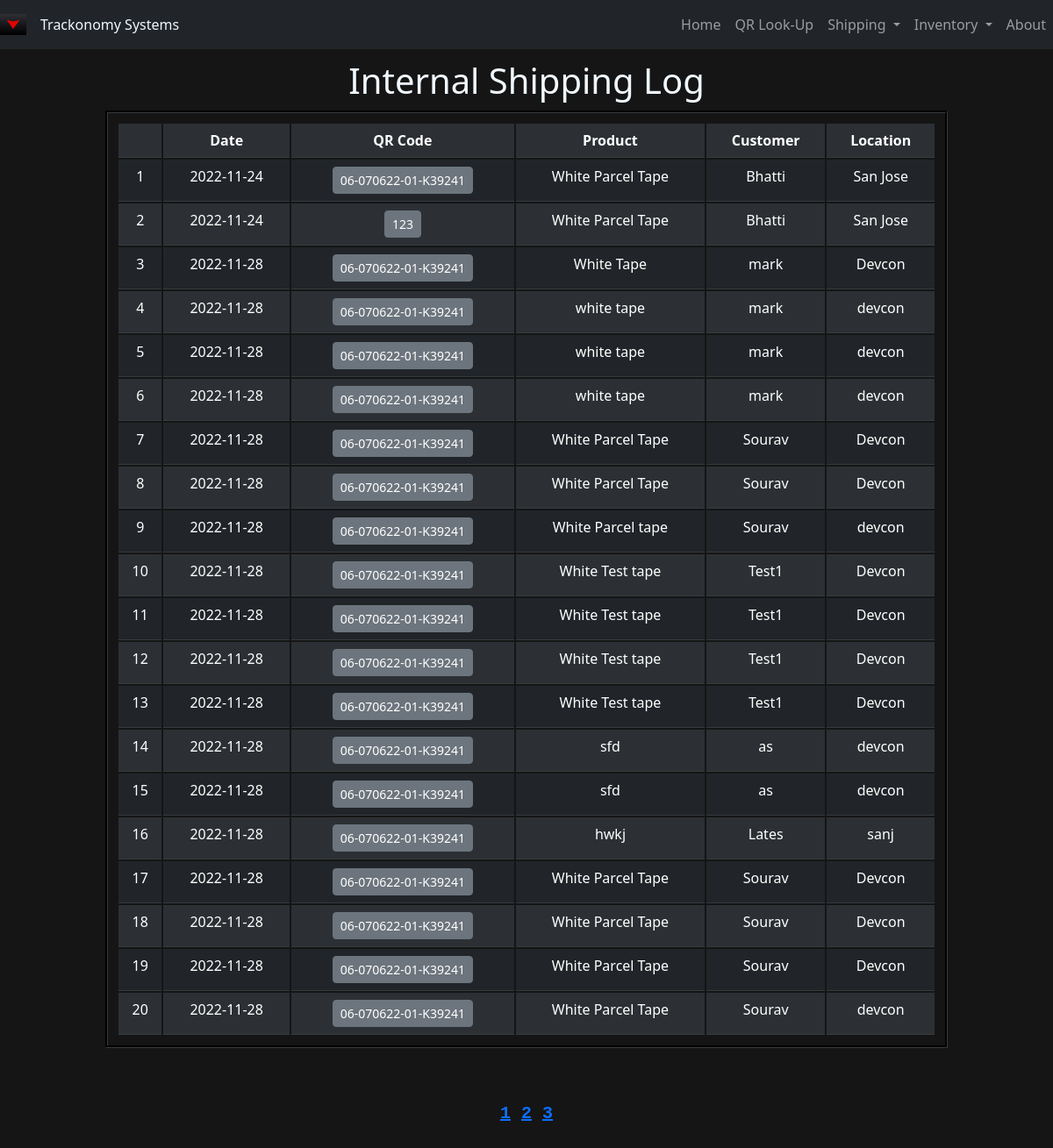
/intShip/intShipLog/1, run on the app's committed database.
### project_files/models.py (models this page shows, shortened)
class IntShipLogModel(db.Model):
    __tablename__ = 'IntShipLogModel'
    id = db.Column(db.Integer, primary_key=True)
    tstamp = db.Column(db.Text)
    customer = db.Column(db.Text)
    location = db.Column(db.Text)
    productName = db.Column(db.Text)
    qrCode = db.Column(db.Text)

### project_files/Internal_Shipping/views.py (the view)
@intShip_blueprints.route('/intShipLog/<int:pageNum>', methods = ['GET', 'POST'])
def intShipLog(pageNum):
    log = IntShipLogModel.query.paginate(page = pageNum, per_page=20, error_out = True)
    return render_template("intShipLog.html", log=log)

### project_files/Internal_Shipping/templates/Internal_Shipping/intShipLog.html
{% extends 'homepage.html' %}
{% block content %}
<div class="jumbotron">
    <h1 class="display- 2"> Internal Shipping Log</h1>
</div>
<table id = "intShipLogTable" class="table table-striped table-dark">
    <tr>
        <th></th>
        <th>Date</th>
        <th>QR Code</th>
        <th>Product</th>
        <th>Customer</th>
        <th>Location</th>
    </tr>
    {% for item in log.items %}
        <tr>
            <td>{{item.id}}</td>
            <td>{{item.tstamp}}</td>
            <td><a href="{{url_for('intShip.intShipDetails', qrCode = item.qrCode )}}" type='button' class='btn btn-secondary btn-sm' >{{item.qrCode}}</a></td>
            <td>{{item.productName}}</td>
            <td>{{item.customer}}</td>
            <td>{{item.location}}</td>
        </tr>
    {% endfor %}
</table>
<div class="pageNum">
    {% for page_Num in log.iter_pages()  %}
        {% if page_Num %}
            <a href="{{url_for('intShip.intShipLog', pageNum = page_Num)}}">{{ page_Num }}</a>
        {% else %}
            ....
        {% endif %}
    {% endfor %}
</div>
{% endblock content %}

### project_files/templates/homepage.html (shortened to what this page needs)
<html lang="en">
<head>
    <link rel="stylesheet" href="{{ url_for('static', filename='css/main.css') }}">
    <link rel="stylesheet" href="https://cdn.jsdelivr.net/npm/bootstrap@5.2.2/dist/css/bootstrap.min.css">
</head>
<body class='homepageBody'>
    <nav class="navbar sticky-top mr-auto ms-auto navbar-expand-lg navbar-dark bg-dark" id="navbar">
        <a class="navbar-brand" href="https://trackonomysystems.com/" target="_blank"><img src="{{url_for('static', filename="Images/0.jpg")}}" alt="" width="30" height="24"></a>
        <span>Trackonomy Systems</span>
        <div class="collapse navbar-collapse" id="navbarSupportedContent">
            <ul class="navbar-nav mr-auto ms-auto">
                <li class="nav-item active">
                    <a class="nav-link" href="{{url_for('homepage')}}">Home</a>
                </li>
                <li class="nav-item active">
                    <a class="nav-link" href="{{url_for('QrCodeData.qrCodeLookup')}}">QR Look-Up</span></a>
                </li>
                <li class="nav-item dropdown">
                    <a class="nav-link dropdown-toggle" href="#" id="navbarDropdownMenuLink" role="button" data-bs-toggle="dropdown" aria-expanded="false">
                      Shipping
                    </a>
                </li>
                <li class="nav-item dropdown">
                    <a class="nav-link dropdown-toggle" href="#" id="navbarDropdownMenuLink" role="button" data-bs-toggle="dropdown" aria-expanded="false">
                      Inventory
                    </a>
                </li>
                <li class="nav-item active">
                    <a class="nav-link" href="#">About</a>
                </li>
            </ul>
        </div>
    </nav>
    {% block content %}{% endblock content %}
</body>
</html>

### project_files/static/css/main.css (style rules this page uses)
.homepageBody { border: 1rem; background-color: #151515; color:aliceblue ; }
.Jumbotron { margin-top: 1%; text-align: center; position: sticky; }
#intShipLogTable { text-align: center; border-collapse: separate; border-style: groove; width: 80%; margin: 10px 10% 5% 10%; padding: 10px; }
.pageNum { text-align: center; font-family: monospace; font-weight: bold; font-size: 20px; margin-top: 10px; margin-bottom: 10%; }

### data on the page
IntShipLogModel: id "1", tstamp "2022-11-24", qrCode "06-070622-01-K39241", productName "White Parcel Tape", customer "Bhatti", location "San Jose"
IntShipLogModel: id "2", tstamp "2022-11-24", qrCode "123", productName "White Parcel Tape", customer "Bhatti", location "San Jose"
IntShipLogModel: id "3", tstamp "2022-11-28", qrCode "06-070622-01-K39241", productName "White Tape", customer "mark", location "Devcon"
IntShipLogModel: id "4", tstamp "2022-11-28", qrCode "06-070622-01-K39241", productName "white tape", customer "mark", location "devcon"
IntShipLogModel: id "5", tstamp "2022-11-28", qrCode "06-070622-01-K39241", productName "white tape", customer "mark", location "devcon"
IntShipLogModel: id "6", tstamp "2022-11-28", qrCode "06-070622-01-K39241", productName "white tape", customer "mark", location "devcon"
IntShipLogModel: id "7", tstamp "2022-11-28", qrCode "06-070622-01-K39241", productName "White Parcel Tape", customer "Sourav", location "Devcon"
IntShipLogModel: id "8", tstamp "2022-11-28", qrCode "06-070622-01-K39241", productName "White Parcel Tape", customer "Sourav", location "Devcon"
IntShipLogModel: id "9", tstamp "2022-11-28", qrCode "06-070622-01-K39241", productName "White Parcel tape", customer "Sourav", location "devcon"
IntShipLogModel: id "10", tstamp "2022-11-28", qrCode "06-070622-01-K39241", productName "White Test tape", customer "Test1", location "Devcon"
IntShipLogModel: id "11", tstamp "2022-11-28", qrCode "06-070622-01-K39241", productName "White Test tape", customer "Test1", location "Devcon"
IntShipLogModel: id "12", tstamp "2022-11-28", qrCode "06-070622-01-K39241", productName "White Test tape", customer "Test1", location "Devcon"
IntShipLogModel: id "13", tstamp "2022-11-28", qrCode "06-070622-01-K39241", productName "White Test tape", customer "Test1", location "Devcon"
IntShipLogModel: id "14", tstamp "2022-11-28", qrCode "06-070622-01-K39241", productName "sfd", customer "as", location "devcon"
IntShipLogModel: id "15", tstamp "2022-11-28", qrCode "06-070622-01-K39241", productName "sfd", customer "as", location "devcon"
IntShipLogModel: id "16", tstamp "2022-11-28", qrCode "06-070622-01-K39241", productName "hwkj", customer "Lates", location "sanj"
IntShipLogModel: id "17", tstamp "2022-11-28", qrCode "06-070622-01-K39241", productName "White Parcel Tape", customer "Sourav", location "Devcon"
IntShipLogModel: id "18", tstamp "2022-11-28", qrCode "06-070622-01-K39241", productName "White Parcel Tape", customer "Sourav", location "Devcon"
IntShipLogModel: id "19", tstamp "2022-11-28", qrCode "06-070622-01-K39241", productName "White Parcel Tape", customer "Sourav", location "Devcon"
IntShipLogModel: id "20", tstamp "2022-11-28", qrCode "06-070622-01-K39241", productName "White Parcel Tape", customer "Sourav", location "devcon"

### other printed values
{{ page_Num }} "1" "2" "3"
